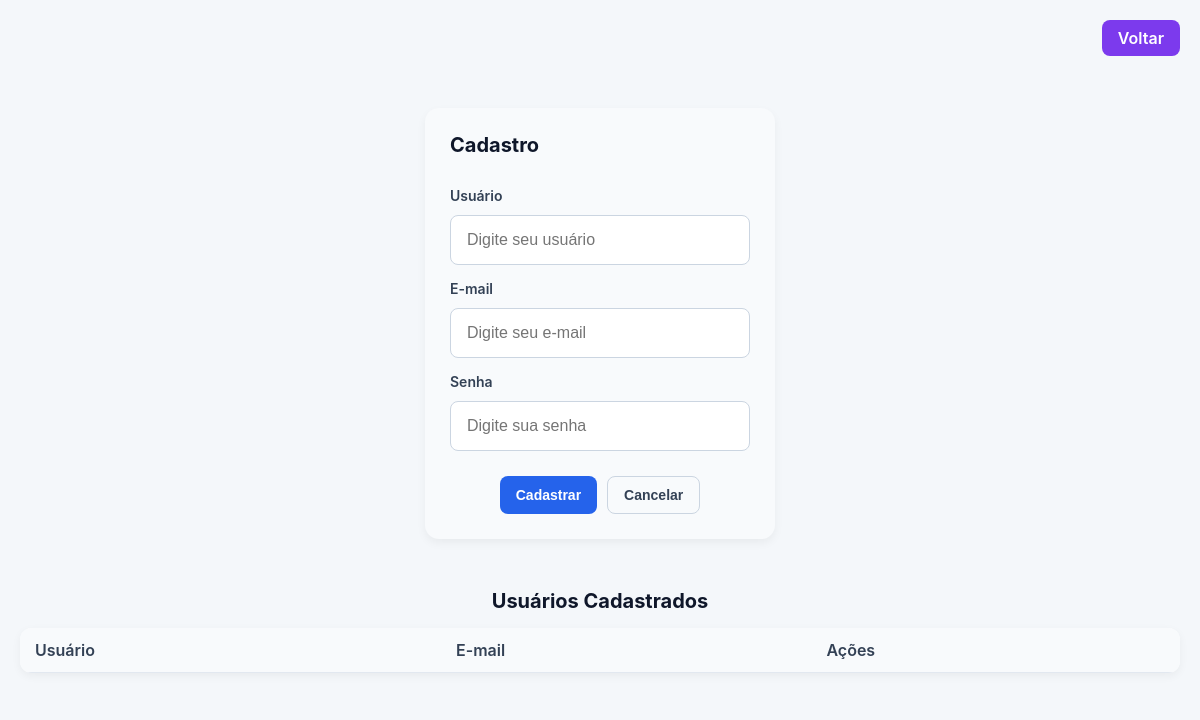
Before: /cadastrar-usuario with the older database file.
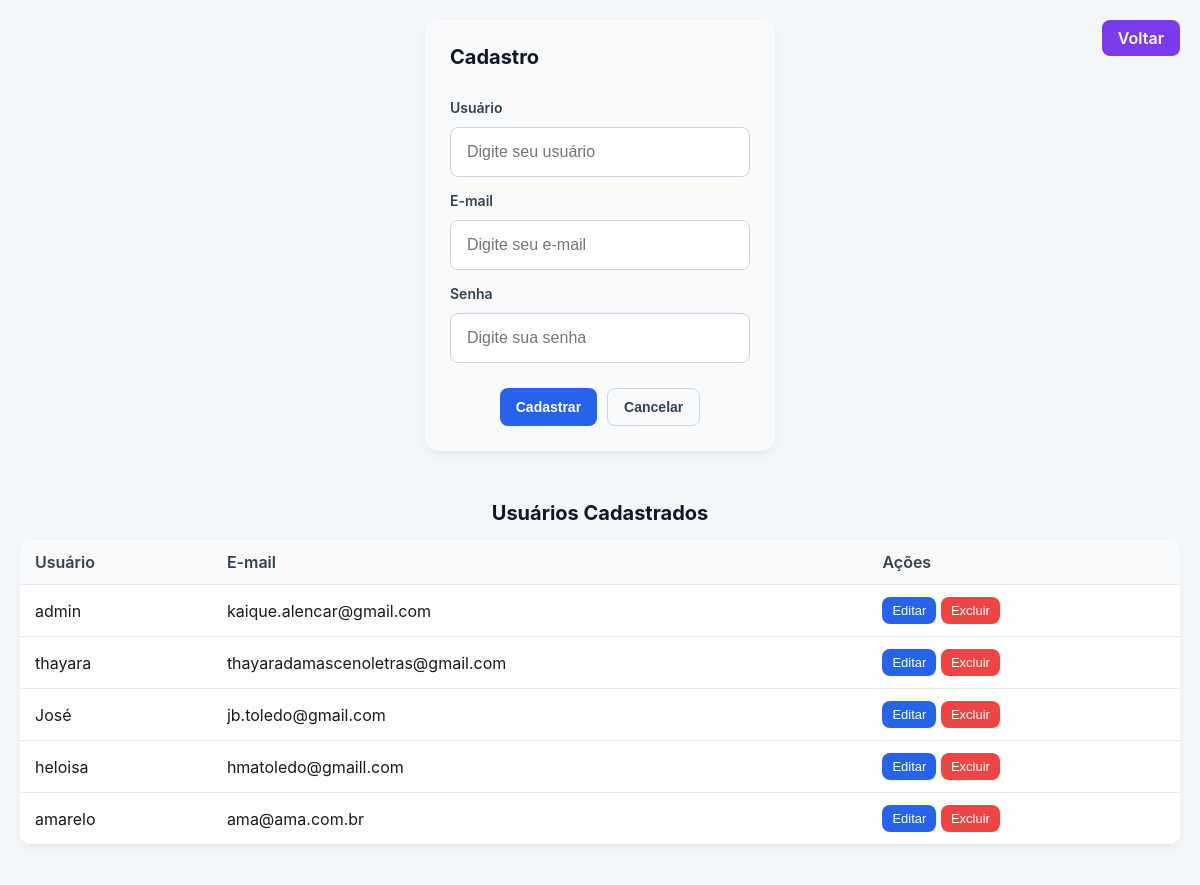
After: the same page with the newer database file.
### app/models/user.py (models this page shows, shortened)
class User(db.Model):
    __tablename__ = "users"
    id = db.Column(db.Integer, primary_key=True)
    usuario = db.Column(db.String(80), unique=True, nullable=False)
    email = db.Column(db.String(120), unique=True, nullable=False)
    password_hash = db.Column(db.String(128), nullable=False)
    @property
    def password(self):
        raise AttributeError("A senha não pode ser lida diretamente")

### app/auth/routes.py (the view, shortened to what this page needs)
@usuario_bp.route("/cadastrar-usuario", methods=["POST", "GET"])
def cadastrar_usuario():
   users = User.query.all()
   return render_template("auth/usuario_form.html", users=users)

### app/templates/auth/usuario_form.html (shortened to what this page needs)
{% extends "base/_base.html" %}
{% set show_back_button = True %}
{% block css_page %}
<link rel="stylesheet" href="{{ url_for('static', filename='css/usuario.css') }}">
{% endblock %}
{% block content %}
<form class="user-form" method="POST" id="registerForm"
      action="{{ url_for('usuarios.atualizar_usuario', id=usuario.id) if usuario else url_for('usuarios.cadastrar_usuario') }}">
  <h2>{{ 'Editar Usuário' if usuario else 'Cadastro' }}</h2>
  <div class="full">
    <label for="registerUser">Usuário</label>
    <input type="text" id="usuario" name="usuario"
           placeholder="Digite seu usuário"
           value="{{ usuario.usuario if usuario else '' }}" required>
  </div>
  <div class="full">
    <label for="registerEmail">E-mail</label>
    <input type="email" id="email" name="email"
           placeholder="Digite seu e-mail"
           value="{{ usuario.email if usuario else '' }}" required>
  </div>
  <div class="full">
    <label for="registerPassword">Senha</label>
    <input type="password" id="senha" name="senha"
           placeholder="{{ 'Deixe vazio para não alterar' if usuario else 'Digite sua senha' }}">
  </div>
  <div class="actions">
    <button type="submit" class="btn btn-primary">
      {{ 'Salvar Alterações' if usuario else 'Cadastrar' }}
    </button>
    <button type="button" class="btn btn-ghost"
            onclick="window.location.href='{{ url_for('usuarios.cadastrar_usuario') }}'">
      Cancelar
    </button>
  </div>
</form>
{% endblock %}
{% block full_width %}
<section class="user-table-section">
  <h2>Usuários Cadastrados</h2>
  <table class="user-table">
    <thead>
      <th>Usuário</th>
      <th>E-mail</th>
      <th>Ações</th>
    </thead>
    <tbody>
      {% for user in users %}
        <tr>
          <td>{{ user.usuario }}</td>
          <td>{{ user.email }}</td>
          <td>
            <form method="GET" action="{{ url_for('usuarios.atualizar_usuario', id=user.id) }}" style="display:inline;">
              <button type="submit" class="btn-editar">Editar</button>
            </form>
            <form method="POST" action="{{ url_for('usuarios.deletar_usuario', id=user.id) }}" style="display:inline;">
              <button type="submit" class="btn-excluir">Excluir</button>
            </form>
          </td>
        </tr>
      {% endfor %}
    </tbody>
  </table>
</section>
{% endblock %}

### app/templates/base/_base.html (shortened to what this page needs)
<!doctype html>
<html lang="pt-BR">
<head>
  {% block css_page %}{% endblock %}
  <link rel="stylesheet" href="{{ url_for('static', filename='css/flash.css') }}">
</head>
<body class="{% block body_class %}{% endblock %}">
{% if show_back_button %}
  <a href="{{ back_url if back_url else url_for('main.index')}}" class="btn-voltar-canto">Voltar</a>
{% endif %}
  {% block content %}{% endblock %}
  {% block full_width %}{% endblock %}
</body>
</html>

### app/static/css/usuario.css (style rules this page uses)
* { margin: 0; padding: 0; box-sizing: border-box; }
body { font-family: "Inter", sans-serif; background: #f4f7fa; display: flex; justify-content: center; align-items: center; min-height: 100vh; color: #1a1a1a; }
.user-form { display: flex; flex-direction: column; gap: 20px; padding: 25px; border-radius: 14px; background: #f8fafc; box-shadow: 0 4px 10px rgba(0,0,0,0.05); }
.user-form h2 { color: #0f172a; font-weight: 700; margin-bottom: 15px; }
.user-form input, .user-form select, .user-form textarea { width: 80%; min-width: 300px; height: 50px; padding: 12px 16px; font-size: 16px; }
label { font-weight: 600; margin-bottom: 6px; color: #334155; }
input { width: 100%; padding: 12px 14px; border: 1px solid #cbd5e1; border-radius: 10px; background: #ffffff; font-size: 16px; transition: 0.2s; }
.actions { display: flex; gap: 16px; margin-top: 10px; }
.btn { padding: 12px 20px; border: none; border-radius: 10px; cursor: pointer; font-size: 16px; font-weight: 600; transition: 0.25s; }
.btn-primary { background: #2563eb; color: white; }
.btn-ghost { background: transparent; color: #334155; border: 1px solid #cbd5e1; }
body { background: #f4f7fa; display: flex; justify-content: center; align-items: center; min-height: 100vh; }
.actions { display: flex; gap: 10px; margin-top: 10px; justify-content: center; }
.btn { padding: 10px 16px; font-size: 14px; }
body { font-family: "Inter", sans-serif; background: #f4f7fa; color: #1a1a1a; display: flex; flex-direction: column; align-items: center; min-height: 100vh; padding: 20px 0; }
.user-form { display: flex; flex-direction: column; gap: 15px; }
.user-form h2 { font-size: 20px; font-weight: 700; color: #0f172a; }
.full { display: flex; flex-direction: column; gap: 5px; }
label { font-size: 14px; font-weight: 600; color: #334155; }
input { padding: 10px 12px; font-size: 14px; border-radius: 8px; border: 1px solid #cbd5e1; background: #ffffff; }
.actions { display: flex; gap: 10px; justify-content: center; }
.btn { padding: 10px 16px; font-size: 14px; border-radius: 8px; cursor: pointer; }
.btn-primary { background: #2563eb; color: white; border: none; }
.btn-editar { background: #2563eb; color: white; border: none; padding: 6px 10px; font-size: 13px; border-radius: 8px; cursor: pointer; transition: 0.2s; }
.btn-excluir { background: #ef4444; color: white; border: none; padding: 6px 10px; font-size: 13px; border-radius: 8px; cursor: pointer; transition: 0.2s; }
.btn-voltar-canto { position: absolute; top: 20px; right: 20px; padding: 8px 16px; background-color: #7c3aed; color: white; border-radius: 8px; font-weight: 600; text-decoration: none; transition: 0.3s; }
.user-table-section { width: 100%; max-width: 1200px; margin-top: 30px; padding: 20px; background: #f4f7fa; }
.user-table-section h2 { font-size: 20px; font-weight: 700; margin-bottom: 15px; color: #0f172a; text-align: center; }
.user-table { width: 100%; border-collapse: collapse; background: #ffffff; box-shadow: 0 3px 10px rgba(0,0,0,0.05); border-radius: 12px; overflow: hidden; }
.user-table th, .user-table td { padding: 12px 15px; text-align: left; border-bottom: 1px solid #e2e8f0; }
.user-table th { background: #f8fafc; font-weight: 600; color: #334155; }

Changed rows visible on the page:
added User: usuario "admin", email "kaique.alencar@gmail.com"
added User: usuario "thayara", email "thayaradamascenoletras@gmail.com"
added User: usuario "José", email "jb.toledo@gmail.com"
added User: usuario "heloisa", email "hmatoledo@gmaill.com"
added User: usuario "amarelo", email "ama@ama.com.br"
